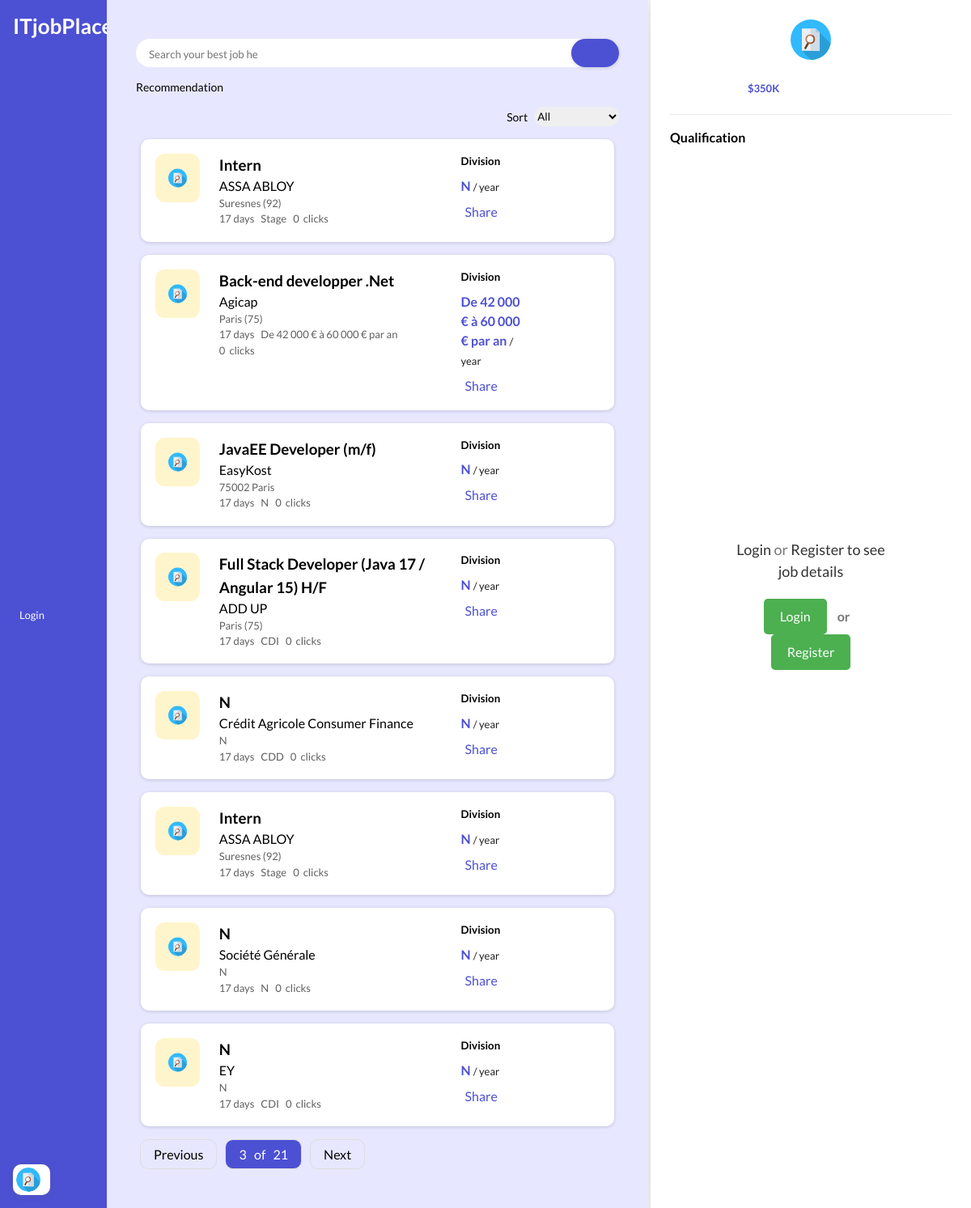
/?page=3, run on the app's committed database.
### job_portal/models.py (models this page shows, shortened)
class Job(models.Model):
    id = models.UUIDField(primary_key=True, default=uuid.uuid4, editable=False, unique=True)
    title = models.CharField(max_length=1000000, null=False)
    company = models.CharField(max_length=10000000, null=True)
    location = models.CharField(max_length=10000000, null=True)
    salary = models.CharField(max_length=10000000, null=True)
    job_type = models.CharField(max_length=10000000, null=True)
    Job_Description = models.CharField(max_length=10000000, null=False)
    link = models.CharField(max_length=10000000, null=False)
    on_click = models.IntegerField(default=0)
    created_at = models.DateTimeField(auto_now_add=True)
    updated_at = models.DateTimeField(auto_now=True)

### job_portal/views.py (the view)
# urls.py: path('', views.index, name='home'),
def index(request):
    searchQuery = request.GET.get('q')  # Get the search query from the URL parameters
    jobs = Job.objects.all()
    current_time = datetime.now(timezone.utc)
    for job in jobs:
        time_difference = current_time - job.created_at
        formatted_time_difference = format_timedelta(time_difference)
        job.created_at = formatted_time_difference
    objects_per_page = 8
    paginator = Paginator(jobs, objects_per_page)
    page = request.GET.get('page')
    try:
        objects = paginator.page(page)
    except PageNotAnInteger:
        objects = paginator.page(1)
    except EmptyPage:
        objects = paginator.page(paginator.num_pages)
    if searchQuery:
        objects = jobs.filter(Q(title__icontains=searchQuery) | Q(company__icontains=searchQuery))
        for job in objects:
            time_difference = current_time - job.created_at
            formatted_time_difference = format_timedelta(time_difference)
            job.created_at = formatted_time_difference
    '''if sortOption == '1':
        objects = jobs.order_by('-created_at')  # Newest Post
    elif sortOption == '2':
        objects = jobs.order_by('created_at')  # Oldest Post'''
    context = {'objects':objects}
    return render(request, 'index.html', context)

### job_portal/views.py (called while the page is built)
def format_timedelta(td):
    seconds_in_minute = 60
    seconds_in_hour = 3600
    seconds_in_day = 86400
    days, seconds = td.days, td.seconds
    hours, remainder = divmod(seconds, seconds_in_hour)
    minutes, seconds = divmod(remainder, seconds_in_minute)
    if days > 0:
        return f"{days} days"
    elif hours > 0:
        return f"{hours} hours"
    elif minutes > 0:
        return f"{minutes} minutes"
    else:
        return f"{seconds} seconds"

### job_portal/templates/index.html (shortened to what this page needs)
{% extends 'extend/main.html' %}
{% block content %}
{% include 'components/sidebar.html' %}
<div class="main">
    <div class="main-header">
        <div class="search">
            <form action="{% url 'filter' %}" method="get">
                <input type="text" name="q" placeholder="Search your best job here...">
                <button class="btn-search" type="submit"></button>
            </form>
        </div>
    </div>
    <div class="filter-wrapper">
        <p>Recommendation</p>
    </div>
    <div class="sort">
        <p>Sort</p>
        <div class="sort-list">
            <select name="sortOption" id="sortOption">
                <option value="0">All</option>
            </select>
        </div>
    </div>
    <div class="wrapper" id="jobList">
        {% include 'components/card.html' %}
    </div>
    {% include 'components/pagination.html' %}
</div>
{% include 'components/details.html' %}
{% endblock %}

### job_portal/templates/components/card.html (shortened to what this page needs)
{% load static %}
{% for job in objects %}
        <div class="card" data-job-id="{{ job.id }}">
            <div class="card-left yellow-bg">
                <img src="{% static 'images/job1.svg' %}" alt="ITjobPlace">
            </div>
            <div class="card-center">
                <h3>{{ job.title }}</h3>
                <p class="card-detail">{{ job.company }}</p>
                <p class="card-loc">{{ job.location }}</p>
                <div class="card-sub">
                    <p> <span class="time">{{ job.created_at }}</span> </p>
                    <p> {{job.job_type}} </p>
                    <p>{{ job.on_click }}&nbsp;&nbsp;clicks</p>
                </div>
            </div>
            <div class="card-right">
                <div class="card-tag">
                    <h5>Division</h5>
                </div>
                <div class="card-salary">
                    <p><b>{{ job.salary }}</b> <span>/ year</span></p>
                </div>
                <div class="share-icon">
                    <a class="copyButton share-icon-text" data-url="http://127.0.0.1:8000{% url 'job_details' job.id %}">Share</a>
                </div>
            </div>
        </div>
{% endfor %}

### static/css/styles.css (style rules this page uses)
:root { --primaryColor:#4c50d3; --secondaryColor: #ffce00; --fontColor: #1e1e1e; --whiteColor: #fff; --greyColor: #e7e7e7; --darkGreyColor: #5f5f5f; --sofPurple: #e7e8ff; --sofBlue: #c3e1ff; --sofYellow: #fff5cc; --softRed: #ffcbc8; }
* { margin: 0; padding: 0; box-sizing: border-box; outline: none; font-family: 'Lato', sans-serif; }
body { width: 100%; height: 100vh; display: flex; }
.main { width: calc(100% - 44.23%); min-height: 100%; min-width: 300px; height: max-content; display: flex; flex-direction: column; padding: 3rem 3%; margin-left: 11%; background-color: var(--sofPurple); z-index: 1; }
.main-header { display: flex; align-items: center; gap: 1rem; }
.search { width: 100%; display: flex; justify-content: space-between; border: none; background-color: none; border-radius: 20px; padding: 0.5rem 1rem; position: relative; background-color: var(--whiteColor); }
.search input { width: 90%; border: none; }
.btn-search { position: absolute; right: 0; top: 0; height: 100%; padding: 0 5%; border: none; background-color: var(--primaryColor); color: var(--whiteColor); font-size: 18px; border-radius: 20px; box-shadow: rgba(0, 0, 0, 0.16) 0px 1px 4px; cursor: pointer; }
.filter-wrapper { margin: 1rem 0; font-size: 14px; }
.sort { display: flex; justify-content: flex-end; align-items: center; gap: 0.5rem; }
.sort p { font-size: 14px; }
.sort-list select { height: 1.5rem; border-radius: 20px; border: none; margin-top: 0 0.5rem; }
.wrapper { width: 100%; display: flex; flex-direction: column; padding: 1rem 0; gap: 1rem; overflow-y: auto; }
.card { display: flex; flex-wrap: wrap; flex-direction: row; align-items: flex-start; padding: 3%; margin: 0 1%; background-color: var(--whiteColor); line-height: 1.5; gap: 1.5rem; box-shadow: rgba(0, 0, 0, 0.16) 0px 1px 4px; border-radius: 10px; cursor: pointer; }
.card-left { width: 10%; min-width: 50px; display: flex; justify-content: center; border-radius: 20%; }
.card-left img { width: 100%; height: auto; min-height: 60px; padding: 1rem; }
.card-center { width: 50%; }
.card-loc, .card-sub { font-size: 13px; color: var(--darkGreyColor); }
.card-sub { display: flex; flex-wrap: wrap; }
.card-sub p { display: flex; padding: 0 0.5rem 0 0; align-items: center; }
.card-right { width: 15%; }
.card-salary { padding: 0.5rem 0; color: var(--primaryColor); }
.card-salary span { color: var(--fontColor); font-size: 13px; }
.yellow-bg { background-color: var(--sofYellow); }
.share-icon { display: flex; align-items: center; color: var(--primaryColor); }
.share-icon-text { margin-left: 5px; }

### job_portal/templates/extend/main.html (style rules this page uses)
body { margin: 0; padding: 0; font-family: Arial, sans-serif; background-color: #f3f3f3; }

### data on the page
Job: title "Intern", company "ASSA ABLOY", location "Suresnes (92)", created_at "17 days", job_type "Stage", on_click "0", salary "N"
Job: title "Back-end developper .Net", company "Agicap", location "Paris (75)", created_at "17 days", job_type "De 42 000 € à 60 000 € par an", on_click "0", salary "De 42 000 € à 60 000 € par an"
Job: title "JavaEE Developer (m/f)", company "EasyKost", location "75002 Paris", created_at "17 days", job_type "N", on_click "0", salary "N"
Job: title "Full Stack Developer (Java 17 / Angular 15) H/F", company "ADD UP", location "Paris (75)", created_at "17 days", job_type "CDI", on_click "0", salary "N"
Job: title "N", company "Crédit Agricole Consumer Finance", location "N", created_at "17 days", job_type "CDD", on_click "0", salary "N"
Job: title "Intern", company "ASSA ABLOY", location "Suresnes (92)", created_at "17 days", job_type "Stage", on_click "0", salary "N"
Job: title "N", company "Société Générale", location "N", created_at "17 days", job_type "N", on_click "0", salary "N"
Job: title "N", company "EY", location "N", created_at "17 days", job_type "CDI", on_click "0", salary "N"

### other printed values
{{ objects.number }} "3"
{{ objects.paginator.num_pages }} "21"
